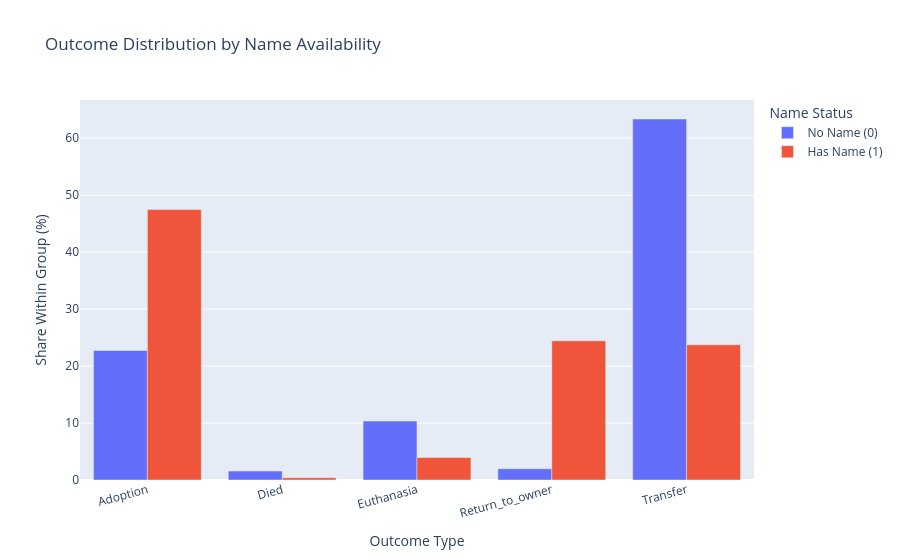

Notebook code for this chart:
### Markdown cell above
### Name availability distribution

### Code cell
name_outcome = pd.crosstab(
    y_train,
    X_train_final['has_name'],
    normalize='columns'
) * 100

name_outcome = name_outcome.rename_axis('OutcomeType').reset_index()

name_outcome.columns = ['OutcomeType', 'No Name (0)', 'Has Name (1)']

name_melted = name_outcome.melt(
    id_vars='OutcomeType',
    var_name='Name Status',
    value_name='Percentage (%)'
)

fig = px.bar(
    name_melted,
    x='OutcomeType',
    y='Percentage (%)',
    color='Name Status',
    barmode='group',
    title='Outcome Distribution by Name Availability',
    labels={
        'OutcomeType': 'Outcome Type',
        'Percentage (%)': 'Share Within Group (%)',
    }
)

fig.update_layout(xaxis_tickangle=-15)
fig.show()

### Figure 1 — Plotly figure (JSON) as saved in the notebook; plotly's stock layout.template omitted (floating-point values rounded to 4 significant figures)
{"data": [{"alignmentgroup": "True", "hovertemplate": "Name Status=No Name (0)<br>Outcome Type=%{x}<br>Share Within Group (%)=%{y}<extra></extra>", "legendgroup": "No Name (0)", "marker": {"color": "#636efa", "pattern": {"shape": ""}}, "name": "No Name (0)", "offsetgroup": "No Name (0)", "orientation": "v", "showlegend": true, "textposition": "auto", "type": "bar", "x": ["Adoption", "Died", "Euthanasia", "Return_to_owner", "Transfer"], "xaxis": "x", "y": [22.74, 1.567, 10.35, 1.975, 63.37], "yaxis": "y"}, {"alignmentgroup": "True", "hovertemplate": "Name Status=Has Name (1)<br>Outcome Type=%{x}<br>Share Within Group (%)=%{y}<extra></extra>", "legendgroup": "Has Name (1)", "marker": {"color": "#EF553B", "pattern": {"shape": ""}}, "name": "Has Name (1)", "offsetgroup": "Has Name (1)", "orientation": "v", "showlegend": true, "textposition": "auto", "type": "bar", "x": ["Adoption", "Died", "Euthanasia", "Return_to_owner", "Transfer"], "xaxis": "x", "y": [47.47, 0.3955, 3.963, 24.43, 23.74], "yaxis": "y"}], "layout": {"barmode": "group", "legend": {"title": {"text": "Name Status"}, "tracegroupgap": 0}, "title": {"text": "Outcome Distribution by Name Availability"}, "xaxis": {"anchor": "y", "domain": [0, 1], "tickangle": -15, "title": {"text": "Outcome Type"}}, "yaxis": {"anchor": "x", "domain": [0, 1], "title": {"text": "Share Within Group (%)"}}}}
